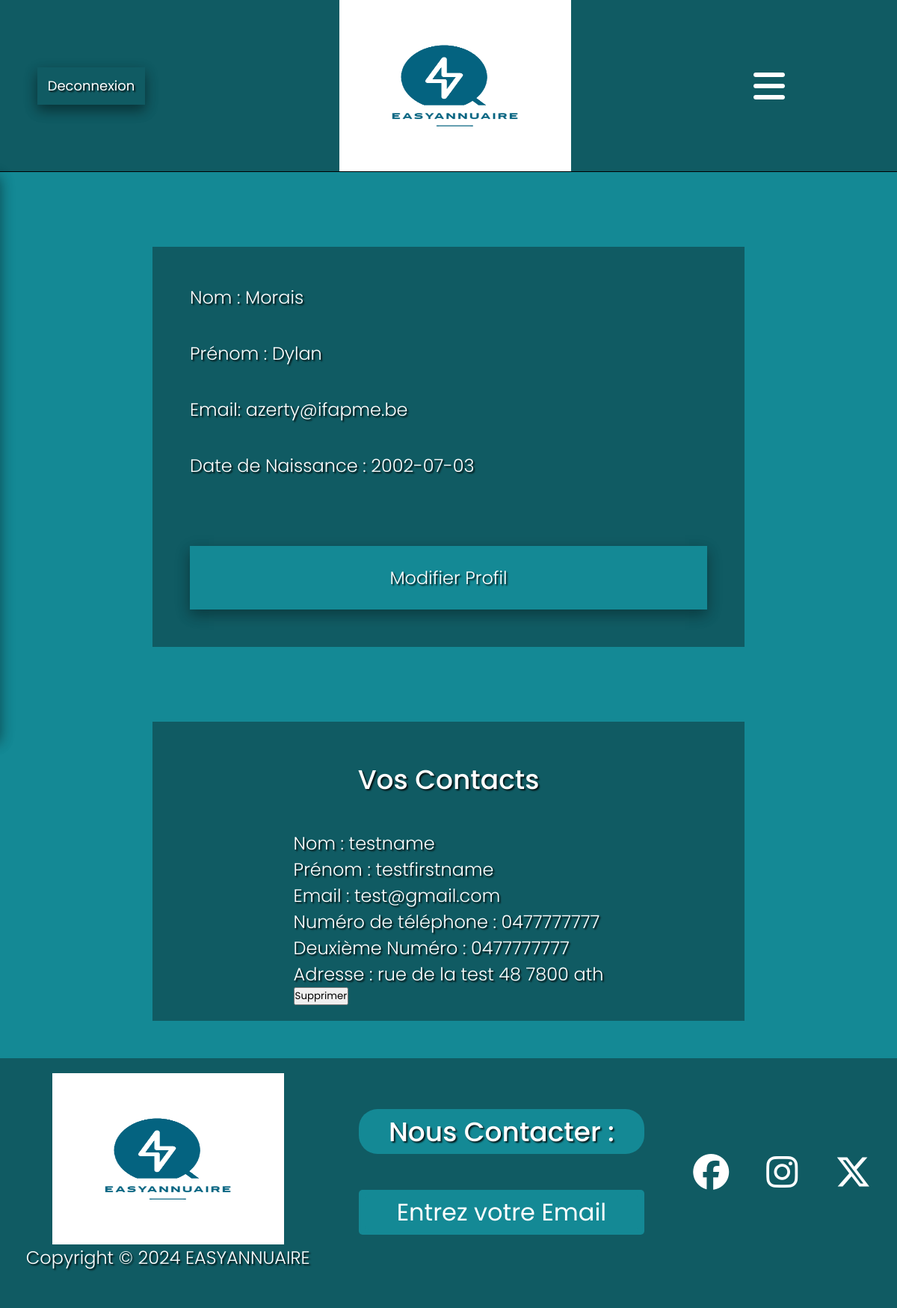
The app's page /easy_annuaire/view/pprofil.php (signed in) with its own data.
### tables this page shows
CREATE TABLE IF NOT EXISTS `users` (
  `users_id` int NOT NULL AUTO_INCREMENT,
  `email` varchar(100) NOT NULL,
  `password` varchar(255) NOT NULL,
  `name` varchar(100) NOT NULL,
  `firstname` varchar(100) NOT NULL,
  `role` tinyint(1) NOT NULL,
  `date_create` timestamp NOT NULL,
  `email_confirmation_token` varchar(64) NOT NULL,
  `email_confirmation_timestamp` timestamp NOT NULL,
  `email_confirmed` tinyint(1) DEFAULT NULL,
  `users_info_id` int NOT NULL,
  PRIMARY KEY (`users_id`),
  UNIQUE KEY `users_info_id` (`users_info_id`)
);

CREATE TABLE IF NOT EXISTS `users_info` (
  `users_info_id` int NOT NULL AUTO_INCREMENT,
  `birthdate` date NOT NULL,
  `recorded_at` timestamp NULL DEFAULT NULL,
  PRIMARY KEY (`users_info_id`)
);

CREATE TABLE IF NOT EXISTS `contacts` (
  `contacts_id` int NOT NULL AUTO_INCREMENT,
  `users_id` int NOT NULL,
  `contact_mail` varchar(100) NOT NULL,
  `contact_name` varchar(100) NOT NULL,
  `contact_firstname` varchar(100) NOT NULL,
  `contact_phone` varchar(100) NOT NULL,
  `contact_phone2` varchar(100) NOT NULL,
  `contact_adress` varchar(100) NOT NULL,
  `date_create` timestamp NOT NULL,
  PRIMARY KEY (`contacts_id`)
);

### easy_annuaire/model/pmodel.php (called while the page is built, shortened)
<?php
include("../model/pdbconnect.php");
function recupinfo($user_id){
    global $bdd;
    $sqlUser = "SELECT u.*, ui.* FROM users u
                INNER JOIN users_info ui ON u.users_info_id = ui.users_info_id
                WHERE u.users_id = :user_id";
    $stmt = $bdd->prepare($sqlUser);
    $stmt->bindParam(":user_id",$user_id);
    $stmt->execute();
    return $stmt->fetchAll(PDO::FETCH_ASSOC);
}
function recupcontact($user_id) {
    global $bdd;
    $sqlUser = "SELECT * FROM contacts WHERE users_id = :users_id";
    $stmt = $bdd->prepare($sqlUser);
    $stmt->bindParam(":users_id", $user_id, PDO::PARAM_INT);
    $stmt->execute();
    return $stmt->fetchAll(PDO::FETCH_ASSOC);
}
?>

### easy_annuaire/view/pprofil.php (the view, shortened to what this page needs)
<?php
require("../model/pmodel.php");
if (isset($_SESSION['user'])) {
    $user_id = $_SESSION['user_id'];
    $infos = recupinfo($user_id);
    $contactinfo = recupcontact($user_id);
        ?>
    <!DOCTYPE html>
    <html lang="en">
        <head>
            <link rel="stylesheet" href="https://cdnjs.cloudflare.com/ajax/libs/font-awesome/6.5.1/css/all.min.css" />
            <link rel="stylesheet" href="../css/style.css">
        </head>
        <body>
            <header>
                <div class="header_profil">
                    <div class="deco">
                        <form action="pdeco.php" method="POST">
                            <input type="submit" name="bConnexion" value="Deconnexion">
                        </form>
                    </div>
                    <div class="logo">
                        <a href="paccueil.php"><img src="../assets/logo.png" alt="Logo"></a>
                    </div>
                    <div class="bars_btn" onclick="sidebar()">
                       <a href="#"><i class="fa-solid fa-bars fa-2x" style="color: var(--clr-white)"></i></a>
                    </div>
                </div>
            </header>
            <section class="section_profil">
                <div class="profil_container">
                    <div class="profil_infos">
                        <div class="infos">
                            <p>Nom : <?php echo htmlspecialchars($infos[0]['name']); ?></p>
                            <p>Prénom : <?php echo htmlspecialchars($infos[0]['firstname']); ?></p>
                            <p>Email: <?php echo htmlspecialchars($infos[0]['email']); ?></p>
                            <p>Date de Naissance : <?php echo htmlspecialchars($infos[0]['birthdate']); ?></p>
                            <a href="pmodifmdp.php">Modifier Profil</a>
                        </div>
                    </div>
                    <div class="contact_list">
                        <h2>Vos Contacts</h2>
                            <div class="contact">
                                <div class="contact_infos">
                                    <?php
                                    if (!empty($contactinfo) && is_array($contactinfo) && isset($contactinfo[0]['contact_name'])) { ?>
                                        <p>Nom : <?php echo htmlspecialchars($contactinfo[0]['contact_name']); ?></p>
                                        <p>Prénom : <?php echo htmlspecialchars($contactinfo[0]['contact_firstname']); ?></p>
                                        <p>Email : <?php echo htmlspecialchars($contactinfo[0]['contact_mail']); ?></p>
                                        <p>Numéro de téléphone : <?php echo htmlspecialchars($contactinfo[0]['contact_phone']); ?></p>
                                        <p>Deuxième Numéro : <?php echo htmlspecialchars($contactinfo[0]['contact_phone2']); ?></p>
                                        <p>Adresse : <?php echo htmlspecialchars($contactinfo[0]['contact_adress']); ?></p>
                                        <form action="../controller/pcontroller.php" method="post">
                                            <input type="submit" name="bSuppcontact" value="Supprimer">
                                        </form>
                                    <?php } else { ?>
                                        <p>Aucun contact</p>
                                    <?php } ?>
                                </div>
                            </div>
                        </div>
                        </section>
                        <footer>
                            <div class="footer_container">
                                <div class="logo_copyright">
                                    <div class="logo">
                                        <a href="paccueil.php"><img src="../assets/logo.png" alt="Logo"></a>
                                    </div>
                                    <p>Copyright &copy 2024 EASYANNUAIRE</p>
                                </div>
                                <div class="form_contact">
                                    <div class="CTA">
                                        <h2>Nous Contacter :</h2>
                                    </div>
                                    <div class="mail_input">
                                        <form action="paccueil.php" method="post">
                                            <input type="email" placeholder="Entrez votre Email">
                                        </form>
                                    </div>
                                </div>
                                <div class="media">
                                    <a href="#"><i class="fa-brands fa-facebook fa-2x"></i></a>
                                    <a href="#"><i class="fa-brands fa-instagram fa-2x"></i></a>
                                    <a href="#"><i class="fa-brands fa-x-twitter fa-2x"></i></a>
                                </div>
                            </div>
                        </footer>
                    </body>
                </html>
            <?php
} else {
    header("Location: pconnexion.php");
}
?>

### easy_annuaire/css/style.css (style rules this page uses)
* { margin: 0; padding: 0; box-sizing: border-box; font-family: 'Poppins'; }
:root { --clr-white: #FFFFFF; --clr-black: #000000; --clr-primary: #148995; --clr-secondary: #105B63; --clr-third: #0A485F; }
h2 { font-size: 36px; font-weight: 500; }
body { font-size: 24px; font-weight: 300; }
.user_icon_btn a i, .bars_btn a i, .media a i { color: var(--clr-white); transition: 0.4s all; }
header { width: 100%; height: 230px; background-color: var(--clr-secondary); border-bottom: 1px solid var(--clr-black); }
.logo img { width: 310px; height: 229px; }
.deco { width: 16%; }
.deco form input { width: 60%; height: 50px; font-size: 20px; background-color: var(--clr-secondary); color: var(--clr-white); box-shadow: 0 8px 16px 0 rgba(0,0,0,0.3), 0 6px 20px 0 rgba(0,0,0,0.2); text-shadow: 2px 2px 2px rgba(0,0,0,0.8); border: 0; cursor: pointer; transition: 0.4s all; }
@media screen and (max-width:1600px) { .deco form input { font-size: 18px; width: 80%; } }
@media screen and (max-width:1230px) { .deco form input { width: 90%; } }
footer { background-color: var(--clr-secondary); color: var(--clr-white); padding-bottom: 30px; }
.footer_container { display: flex; flex-direction: row; justify-content: space-evenly; padding: 20px; gap: 50px; }
.logo_copyright { display: flex; flex-direction: column; justify-content: center; align-items: center; text-shadow: 2px 2px 2px rgba(0,0,0,0.8); }
.form_contact { display: flex; flex-direction: column; justify-content: space-evenly; width: 33%; text-shadow: 2px 2px 2px rgba(0,0,0,0.8); }
.CTA { display: flex; justify-content: center; align-items: center; height: 60px; background-color: var(--clr-primary); font-size: 40px; text-align: center; padding: 8px; border-radius: 25px; }
.mail_input { display: flex; justify-content: center; align-items: center; padding: 8px; height: 60px; background-color: var(--clr-primary); border-radius: 5px; }
.mail_input input { background-color: var(--clr-primary); color: var(--clr-white); text-align: center; font-size: 32px; border-radius: 5px; border: 0; width: 100%; }
.mail_input input::placeholder { color: var(--clr-white); }
.media { display: flex; align-items: center; gap: 50px; }
.header_profil { display: flex; align-items: center; justify-content: space-between; margin-left: 50px; margin-right: 150px; }
.section_profil { background-color: var(--clr-primary); height: auto; }
.profil_container { display: flex; flex-direction: row; justify-content: space-around; }
.profil_infos { margin: 50px 0px 50px 0px; width: 30%; }
.infos p { padding: 0px 50px 0px 50px; }
.infos { background-color: var(--clr-secondary); color: var(--clr-white); display: flex; flex-direction: column; gap: 40px; padding-top: 50px; margin-top: 50px; text-shadow: 2px 2px 2px rgba(0,0,0,0.8); }
.infos a { background-color: var(--clr-primary); color: var(--clr-white); text-decoration: none; text-align: center; padding: 25px 50px 25px 50px; margin: 50px; box-shadow: 0 8px 16px 0 rgba(0,0,0,0.2), 0 6px 20px 0 rgba(0,0,0,0.19); text-shadow: 2px 2px 2px rgba(0,0,0,0.8); transition: 0.4s all; }
.contact_list { background-color: var(--clr-secondary); color: var(--clr-white); display: flex; flex-direction: column; gap: 40px; width: 40%; margin: 50px 0px 50px 0px; padding: 50px; text-shadow: 2px 2px 2px rgba(0,0,0,0.8); }
.contact_list { display: flex; flex-direction: column; align-items: center; justify-content: space-between; height: 400px; padding-top: 50px; }
@media screen and (max-width:1352px) { .profil_infos { width: 35%; } }
@media screen and (max-width:1220px) { .profil_container { flex-direction: column; align-items: center; } }
@media screen and (max-width:1220px) { .profil_infos { width: 66%; } }
@media screen and (max-width:1220px) { .contact_list { width: 66%; } }

### records on screen
users: name "Morais", firstname "Dylan", email "azerty@ifapme.be", users_info.birthdate "2002-07-03"
contacts: contact_name "testname", contact_firstname "testfirstname", contact_mail "test@gmail.com", contact_phone "0477777777", contact_phone2 "0477777777", contact_adress "rue de la test 48 7800 ath"
